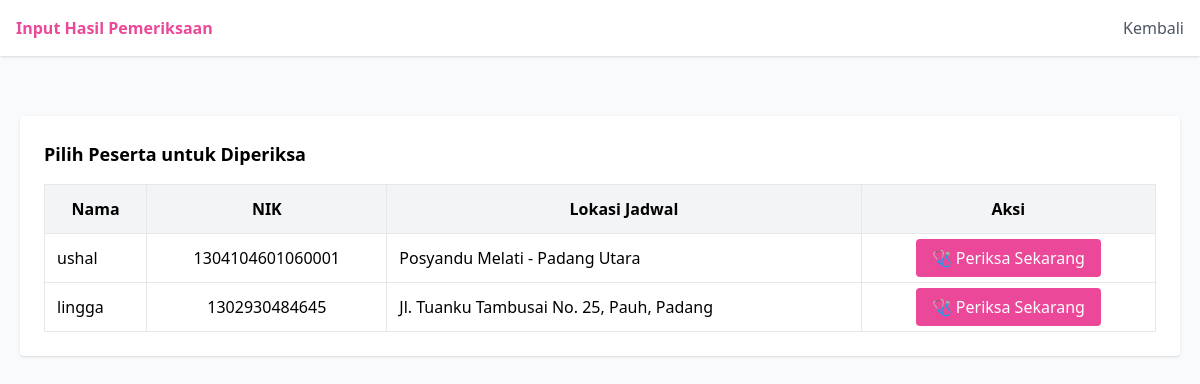
Screenshot of /sehatyuk/pages/admin/input_hasil.php (signed in) with the database file from the repository.
### tables this page shows
CREATE TABLE `peserta` (
  `id_peserta` int(11) NOT NULL,
  `id_jadwal` int(11) NOT NULL,
  `nama` varchar(100) NOT NULL,
  `nik` varchar(16) NOT NULL,
  `alamat` text DEFAULT NULL,
  `nomor_hp` varchar(15) DEFAULT NULL,
  `tanggal_daftar` datetime DEFAULT current_timestamp()
);

CREATE TABLE `jadwal` (
  `id_jadwal` int(11) NOT NULL,
  `tanggal_pemeriksaan` date NOT NULL,
  `lokasi` varchar(150) NOT NULL,
  `status_aktif` tinyint(1) DEFAULT 1
);

### sehatyuk/pages/admin/input_hasil.php (the view, shortened to what this page needs)
<?php
include '../../config/koneksi.php';
?>
<!DOCTYPE html>
<html lang="id">
<head>
    <script src="https://cdn.tailwindcss.com"></script>
</head>
<body class="bg-gray-50 font-sans">
    <nav class="bg-white shadow p-4 flex justify-between">
        <span class="font-bold text-sehat-pink">Input Hasil Pemeriksaan</span>
        <a href="dashboard.php" class="text-gray-600 hover:text-sehat-pink">Kembali</a>
    </nav>
    <div class="max-w-7xl mx-auto mt-10 p-5">
        <div class="bg-white p-6 rounded shadow">
            <h3 class="font-bold text-lg mb-4">Pilih Peserta untuk Diperiksa</h3>
            <table class="w-full border-collapse border border-gray-200">
                <thead class="bg-gray-100">
                    <tr>
                        <th class="border p-3">Nama</th>
                        <th class="border p-3">NIK</th>
                        <th class="border p-3">Lokasi Jadwal</th>
                        <th class="border p-3">Aksi</th>
                    </tr>
                </thead>
                <tbody>
                    <?php
                    $query = mysqli_query($koneksi, "SELECT peserta.*, jadwal.lokasi FROM peserta JOIN jadwal ON peserta.id_jadwal = jadwal.id_jadwal ORDER BY peserta.id_peserta DESC");
                    while($row = mysqli_fetch_assoc($query)){
                    ?>
                    <tr class="text-center">
                        <td class="border p-3 text-left"><?php echo $row['nama']; ?></td>
                        <td class="border p-3"><?php echo $row['nik']; ?></td>
                        <td class="border p-3 text-left"><?php echo $row['lokasi']; ?></td>
                        <td class="border p-3">
                            <a href="form_periksa.php?id=<?php echo $row['id_peserta']; ?>" class="bg-sehat-pink text-white px-4 py-2 rounded hover:bg-pink-600 transition">
                                🩺 Periksa Sekarang
                            </a>
                        </td>
                    </tr>
                    <?php } ?>
                </tbody>
            </table>
        </div>
    </div>
</body>
</html>

### rows the page displays
peserta: nama "ushal", nik "1304104601060001", id_jadwal.lokasi "Posyandu Melati - Padang Utara"
peserta: nama "lingga", nik "1302930484645", id_jadwal.lokasi "Jl. Tuanku Tambusai No. 25, Pauh, Padang"
